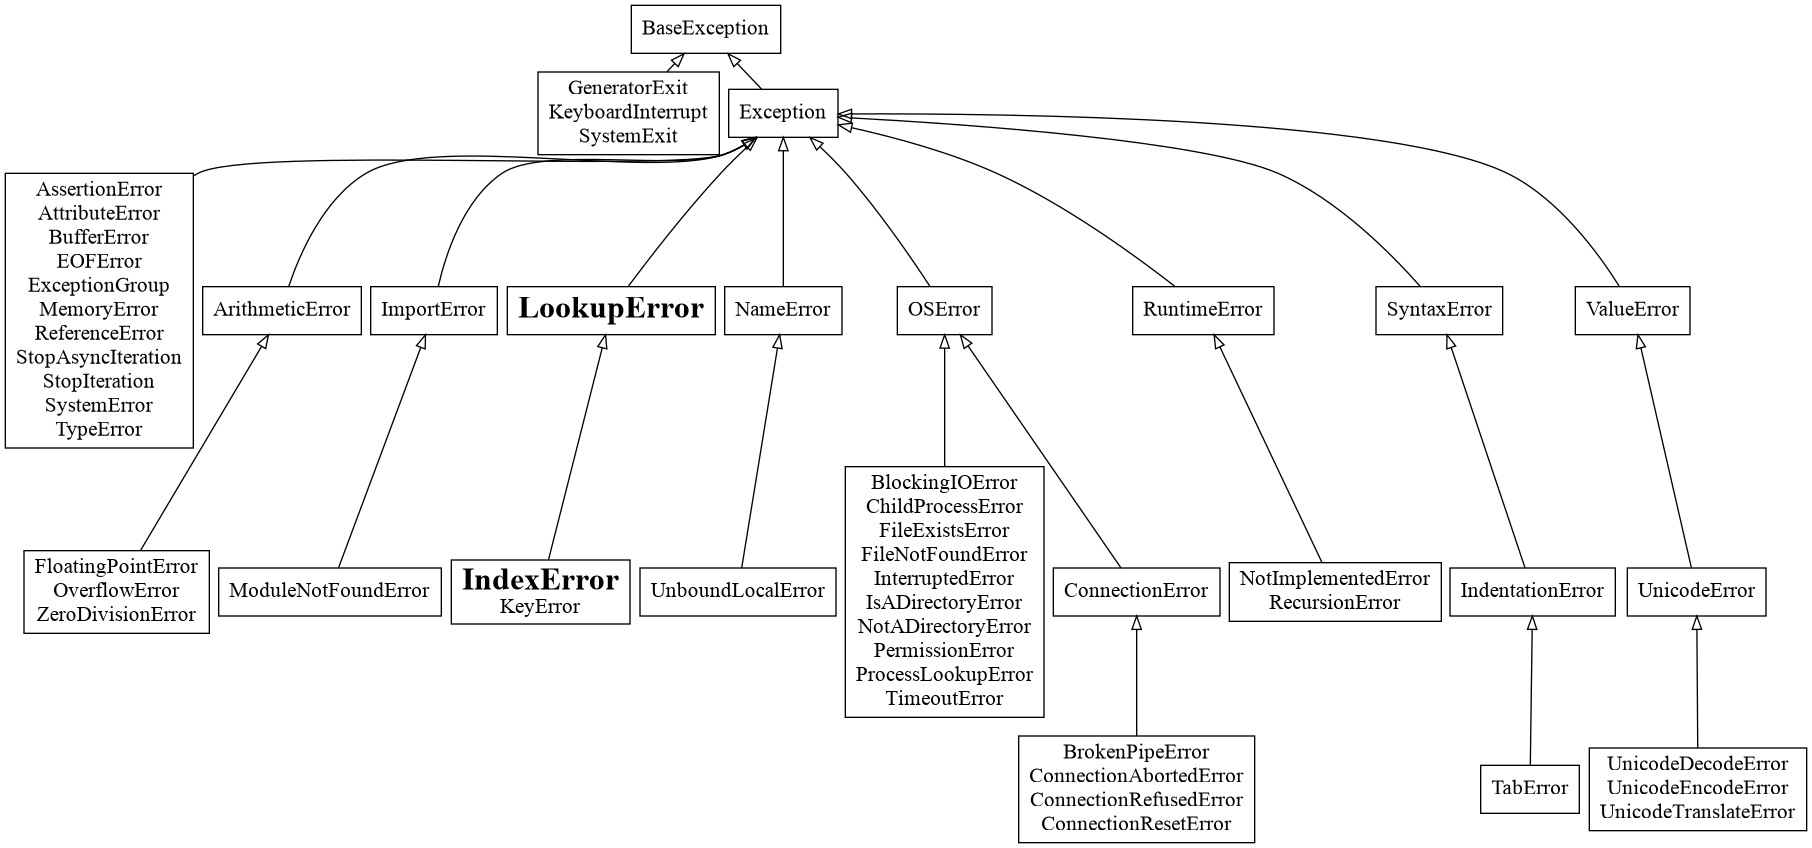

Source code (Python):
import builtins

def builtin_children(cls):
    return [s for s in cls.__subclasses__() if s.__module__ == "builtins"]

HIGHTLIGHT_FONT_SIZE = 24
def format_name(name, highlight_set):
    return f'<FONT POINT-SIZE="{HIGHTLIGHT_FONT_SIZE}"><B>{name}</B></FONT>' if name in highlight_set else name

def format_group_label(leaves, highlight_exceptions):
    highlight_set = set(highlight_exceptions)
    lines = [format_name(c.__name__, highlight_set) for c in leaves]
    return "<" + "<BR/>".join(lines) + ">"

def add_exception_tree(dot, cls=BaseException, drop_exceptions=None, highlight_exceptions=None):
    if drop_exceptions is None:
        drop_exceptions = []
    if highlight_exceptions is None:
        highlight_exceptions = []
    children = sorted(
        [c for c in builtin_children(cls) if c.__name__ not in drop_exceptions],
        key=lambda c: c.__name__
    )
    if not children:
        return
    leaves = [c for c in children if not builtin_children(c) or
              all(gc.__name__ in drop_exceptions for gc in builtin_children(c))]
    non_leaves = [c for c in children if c not in leaves]
    # Group leaf children into a single box (skip if empty after filtering)
    if leaves:
        group_label = format_group_label(leaves, highlight_exceptions)
        group_node = f"_leaves_of_{cls.__name__}"
        dot.append(f'    "{group_node}" [label={group_label}];')
        dot.append(f'    "{cls.__name__}" -> "{group_node}";')
    # Non-leaf children get their own node and recurse
    highlight_set = set(highlight_exceptions)
    for child in non_leaves:
        if child.__name__ in highlight_set:
            label = format_name(child.__name__, highlight_set)
            dot.append(f'    "{child.__name__}" [label=<{label}>];')
        dot.append(f'    "{cls.__name__}" -> "{child.__name__}";')
        add_exception_tree(dot, child, drop_exceptions, highlight_exceptions)

def create_exception_graph(drop_exceptions=None, highlight_exceptions=None):
    if drop_exceptions is None:
        drop_exceptions = []
    if highlight_exceptions is None:
        highlight_exceptions = []
    dot = [
        "digraph ExceptionHierarchy {",
        "    rankdir=TB;",
        "    nodesep=0.1;",
        "    ranksep=0.2;",
        "    node [shape=box, fontsize=16];",
        "    edge [dir=back, arrowtail=empty];",
    ]
    add_exception_tree(dot, drop_exceptions=drop_exceptions, highlight_exceptions=highlight_exceptions)
    dot.append("}")
    dot_string = "\n".join(dot)
    return dot_string

def render_graph(dot_string, output_filename):
    import subprocess
    subprocess.run(["dot", "-Tpng", "-o", output_filename], input=dot_string, text=True, check=True)

drop_exceptions = ['Warning', 'BaseExceptionGroup']
highlight_exceptions = ['IndexError', 'LookupError']
dot_string = create_exception_graph(drop_exceptions, highlight_exceptions)
render_graph(dot_string, "exception_tree.png")
